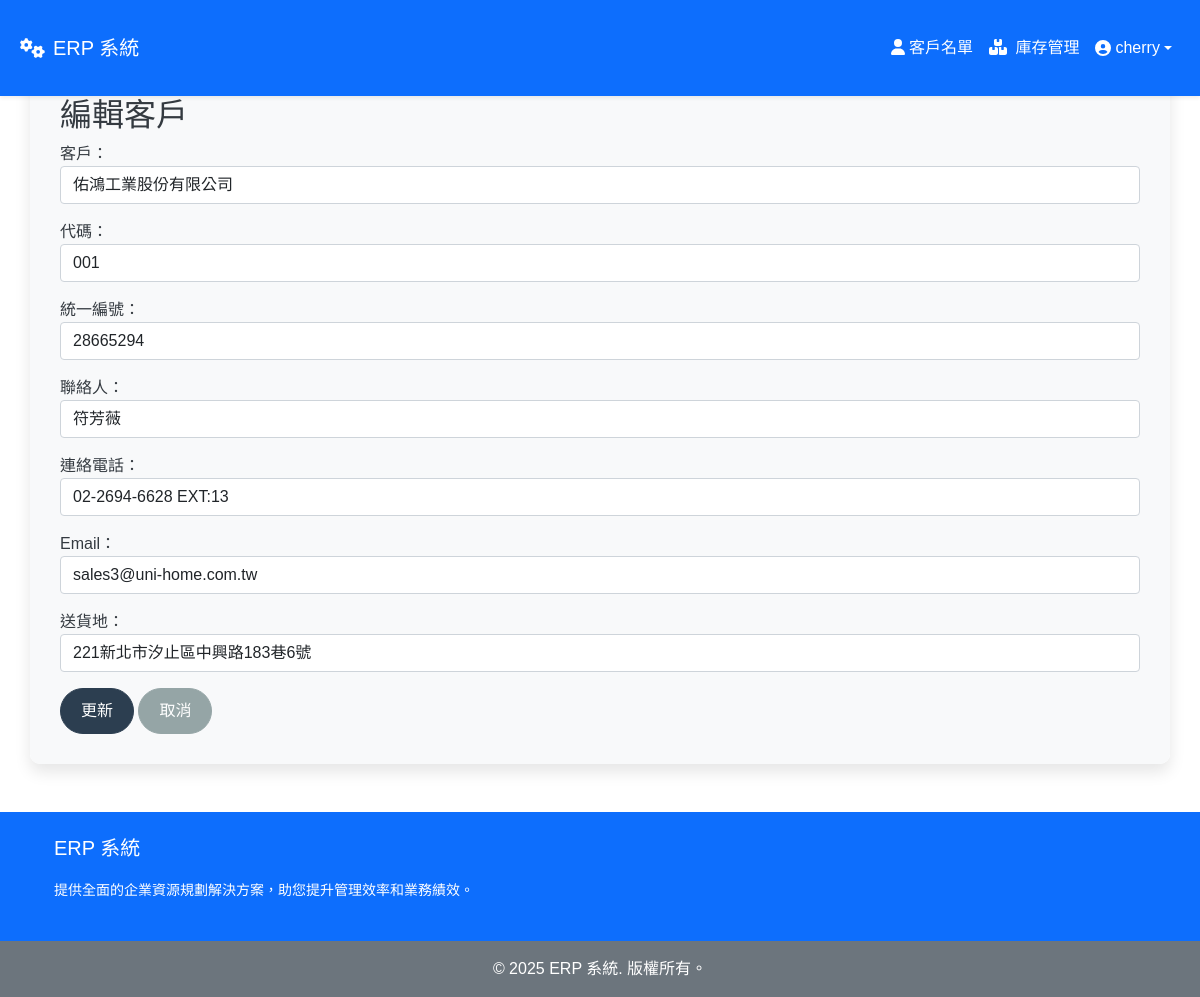
The app's page /customerlist/2/edit/ (signed in) with its own data.
### customerlist/models.py (models this page shows, shortened)
class Customer(models.Model):
    customer_name = models.CharField(max_length=255, verbose_name='客戶')
    customer_code = models.CharField(max_length=100, unique=True, verbose_name='代碼')
    unified_number = models.CharField(max_length=50, unique=True, verbose_name='統一編號',blank=True,null=True)
    contact_person = models.CharField(max_length=255, verbose_name='聯絡人',blank=True,null=True)
    contact_phone = models.CharField(max_length=20, verbose_name='連絡電話',blank=True,null=True)
    email = models.EmailField(unique=True, verbose_name='Email',blank=True,null=True )
    created_by = models.ForeignKey(User, on_delete=models.SET_NULL, null=True, verbose_name='創建人',blank=True)
    created_at = models.DateTimeField(auto_now_add=True, verbose_name='創建時間',blank=True,null=True)
    out_address = models.CharField(max_length=255, verbose_name='送貨地',blank=True,null=True)
    class Meta:
        ordering = ['-created_at']
        verbose_name = '客戶'
        verbose_name_plural = '客戶列表'

### customerlist/views.py (the view)
# urls.py: path('<int:pk>/edit/', views.customer_update, name='customer_update'),
@login_required
def customer_update(request, pk):
    customer = get_object_or_404(Customer, pk=pk)
    if request.method == 'POST':
        form = CustomerForm(request.POST, instance=customer)
        if form.is_valid():
            form.save()
            return redirect('customerlist:customer_list')
    else:
        form = CustomerForm(instance=customer)
    return render(request, 'customerlist/customer_form.html', {'form': form, 'title': '編輯客戶'})

### customerlist/views.py
class CustomerForm(forms.ModelForm):
    class Meta:
        model = Customer
        exclude = ['created_by']
        fields = [
            'customer_name',
            'customer_code',
            'unified_number',
            'contact_person',
            'contact_phone',
            'email',
            'out_address',
            'created_by',
            ]  # 根據你的模型調整字段
    def __init__(self, *args, **kwargs):
        super(CustomerForm, self).__init__(*args, **kwargs)
        for field in self.fields.values():
            field.widget.attrs.update({'class': 'form-control'})

### customerlist/templates/customerlist/customer_form.html (shortened to what this page needs)
{% extends 'home.html' %}
{% block content %}
<h2>{% if form.instance.pk %}編輯客戶{% else %}新增客戶{% endif %}</h2>
<form method="post" class="needs-validation" novalidate>
    {{ form.as_p }}
    <button type="submit" class="btn btn-primary">{% if form.instance.pk %}更新{% else %}新增{% endif %}</button>
    <a href="{% url 'customerlist:customer_list' %}" class="btn btn-secondary">取消</a>
</form>
{% endblock %}

### templates/includes/navbar.html (shortened to what this page needs)
<nav class="navbar navbar-expand-lg navbar-dark bg-primary shadow-sm fixed-top">
    <div class="container-fluid">
        <a class="navbar-brand d-flex align-items-center" href="{% url 'login' %}">
            <i class="fas fa-cogs me-2"></i> ERP 系統
        </a>
        <div class="collapse navbar-collapse" id="navbarNav">
            <ul class="navbar-nav ms-auto align-items-center">
                {% if user.is_authenticated %}
                    <li class="nav-item">
                        <a class="nav-link" href="{% url 'customerlist:customer_list' %}">
                            <i class="fa-solid fa-user"></i> 客戶名單
                        </a>
                    </li>
                    <li class="nav-item">
                        <a class="nav-link" href="{% url 'inventory:inventory_list' %}">
                            <i class="fas fa-boxes me-1"></i> 庫存管理
                        </a>
                    </li>
                    <li class="nav-item dropdown">
                        <a class="nav-link dropdown-toggle d-flex align-items-center" href="#" id="userDropdown" role="button"
                           data-bs-toggle="dropdown" aria-expanded="false">
                            <i class="fas fa-user-circle me-1"></i>{{ user.username }}
                        </a>
                    </li>
                {% endif %}
            </ul>
        </div>
    </div>
</nav>

### static/css/styles.css (style rules this page uses)
.container-fluid { padding: 20px; }
body { font-family: 'Noto Sans TC', sans-serif; color: #343a40; margin: 0; padding: 0; box-sizing: border-box; }
.bg-nature::before { content: ""; position: absolute; top: 0; left: 0; width: 100%; height: 100%; background-color: rgba(255, 255, 255, 0.5); z-index: 0; }
.btn-primary, .btn-secondary { border-radius: 25px; padding: 10px 20px; transition: background-color 0.3s ease, border-color 0.3s ease, transform 0.3s ease; }
.btn-primary { background-color: #2C3E50; border-color: #2C3E50; color: #ffffff; }
.btn-secondary { background-color: #95A5A6; border-color: #95A5A6; color: #ffffff; }
input, textarea, select { border-radius: 5px; border: 1px solid #ced4da; padding: 10px; transition: border-color 0.3s ease, box-shadow 0.3s ease; }
.navbar-dark .navbar-nav .nav-link { color: #ffffff; }
.btn { transition: transform 0.2s; }

### records on screen
Customer: customer_name "佑鴻工業股份有限公司", customer_code "001", unified_number "28665294", contact_person "符芳薇", contact_phone "02-2694-6628 EXT:13", email "sales3@uni-home.com.tw", out_address "221新北市汐止區中興路183巷6號"

### other values on screen
{{ user.username }} "cherry"
